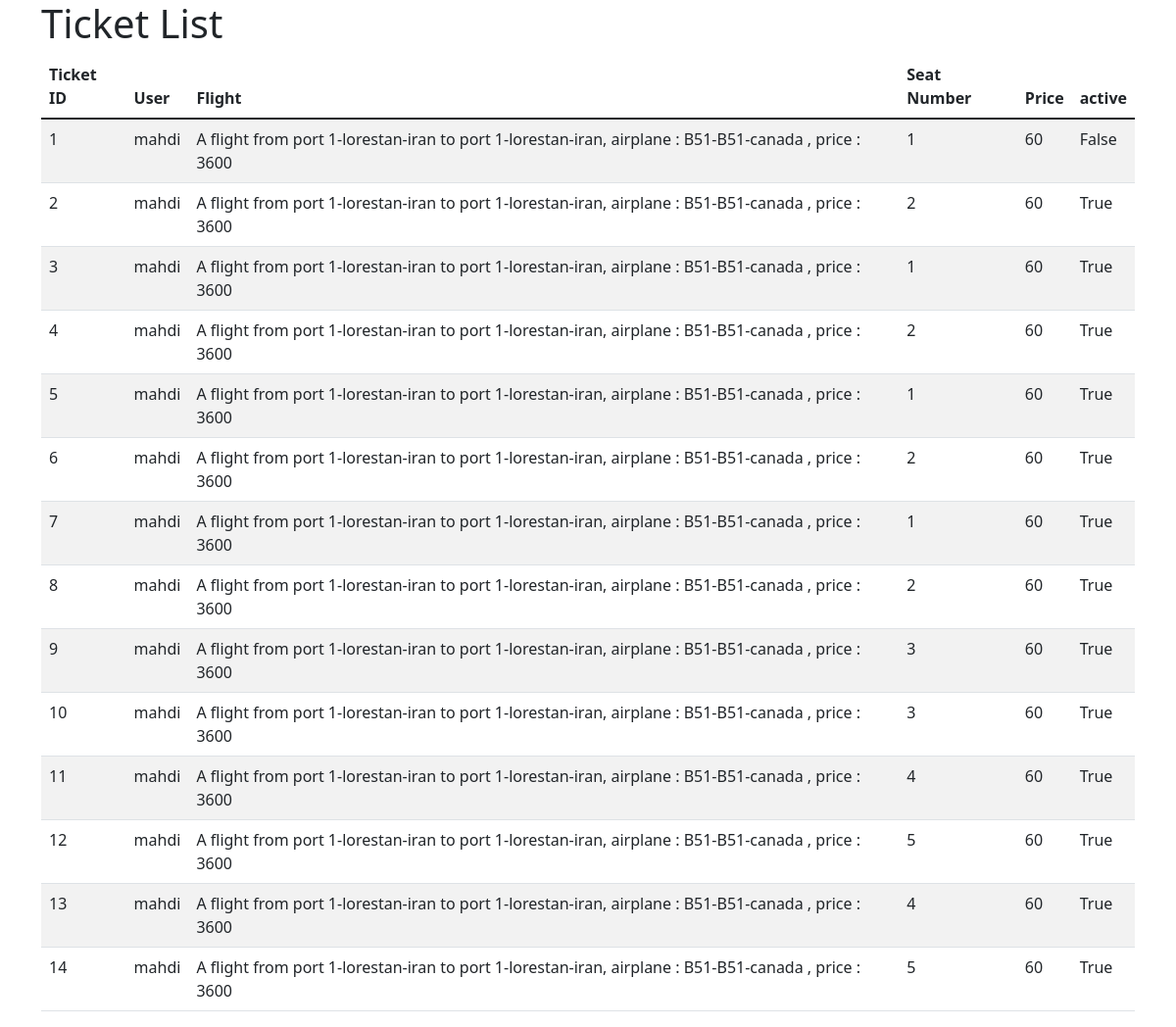
The app's page /ticket/record/ (signed in) with its own data.
### ticket/models.py (models this page shows, shortened)
class Ticket(models.Model):
    user = models.ForeignKey(MyUserModel, on_delete=models.CASCADE, related_name="tickets")
    flight = models.ForeignKey(Flight, on_delete=models.CASCADE, related_name="tickets")
    seat_number = models.PositiveIntegerField(validators=[MinValueValidator(1), MaxValueValidator(100)], null=False,
                                              blank=False)
    price = models.PositiveIntegerField(validators=[MinValueValidator(0), MaxValueValidator(999999999)], null=True,
                                        blank=True)
    unique_id = models.CharField(max_length=100, default='', blank=True, null=True)
    active = models.BooleanField(default=True, verbose_name="being status : ")
    tickets = TicketManger()
    objects = models.Manager()

### user/models.py (models this page shows)
class MyUserModel(AbstractUser):
    full_name = models.CharField(max_length=200, default="")
    username = models.CharField(max_length=100, default="")
    email = models.EmailField(unique=True, default="")
    phone = models.CharField(max_length=200, default="")
    gender = models.CharField(max_length=100, choices=Gender)
    role = models.CharField(max_length=10, default="normal")
    otp = models.CharField(max_length=10, null=True, blank=True, default="")
    charge = models.PositiveIntegerField(default=0 , validators=[MinValueValidator(0), MaxValueValidator(999999999)])
    USERNAME_FIELD = 'email'
    REQUIRED_FIELDS = ['username']
    def __str__(self):
        return self.username

### flight/models.py (models this page shows, shortened)
class Flight(models.Model):
    origin = models.ForeignKey(Airport, on_delete=models.CASCADE, related_name="departures")
    destination = models.ForeignKey(Airport, on_delete=models.CASCADE, related_name="arrivals")
    departure = models.DateTimeField(default=datetime.now)
    arrival = models.DateTimeField(default=datetime.now)
    price = models.PositiveIntegerField(default=0, blank=False)
    cost_of_cancel = models.PositiveIntegerField(default=0, blank=True,
                                                 validators=[MinValueValidator(0), MaxValueValidator(100)])
    airplane = models.ForeignKey('Airplane', on_delete=models.SET_NULL, null=True, related_name="flights", blank=True)
    unique_id = models.CharField(max_length=200, default=f"", blank=True)
    capacity = models.PositiveIntegerField(default=40, validators=[MinValueValidator(1), MaxValueValidator(100)])
    count_of_reserved = models.PositiveIntegerField(default=0)
    flights = FlightManger()
    objects = models.Manager()
    def __str__(self):
        return f"A flight from {self.origin} to {self.destination},  airplane : {self.airplane} , price : {self.price}"

class Airport(models.Model):
    name = models.CharField(max_length=55, default="")
    country = models.CharField(max_length=50, choices=formatted_countries, default='')
    city = models.CharField(max_length=30, default='')
    objects = models.Manager()
    airports = AirPortManger()
    def __str__(self):
        return f"{self.name}-{self.city}-{self.country}"

class Airplane(models.Model):
    brand = models.CharField(max_length=50, default='')
    model = models.CharField(max_length=50, default="")
    company_name = models.CharField(max_length=60, default="")
    capacity = models.PositiveIntegerField(default=40, validators=[MinValueValidator(1), MaxValueValidator(100)])
    airplans = AirplaneManger()
    objects = models.Manager()
    def __str__(self):
        return f"{self.brand}-{self.model}-{self.company_name}"

### ticket/views.py (the view)
# urls.py: path("record/", list_record_of_tickets, name="record_of_tickets")
def list_record_of_tickets(request):
    requested_user = request.user.id
    tickets = Ticket.objects.filter(Q(user=requested_user))
    context = {'tickets': tickets}
    return render(request, 'tickets/ticket_record.html', context)

### templates/tickets/ticket_record.html (shortened to what this page needs)
<!DOCTYPE html>
<html lang="en">
<head>
    <link href="https://cdn.jsdelivr.net/npm/bootstrap@5.1.3/dist/css/bootstrap.min.css" rel="stylesheet"
>
</head>
<body>
<div class="container">
    <h1>Ticket List</h1>
    <table class="table table-striped">
        <thead>
        <tr>
            <th>Ticket ID</th>
            <th>User</th>
            <th>Flight</th>
            <th>Seat Number</th>
            <th>Price</th>
            <th>active</th>
        </tr>
        </thead>
        <tbody>
        {% for ticket in tickets %}
            <tr>
                <td>{{ ticket.id }}</td>
                <td>{{ ticket.user }}</td>
                <td>{{ ticket.flight }}</td>
                <td>{{ ticket.seat_number }}</td>
                <td>{{ ticket.price }}</td>
                <td>{{ ticket.active }}</td>
            </tr>
        {% endfor %}
        </tbody>
    </table>
</div>
</body>

### records on screen
Ticket: id "1", user "mahdi", flight "A flight from port 1-lorestan-iran to port 1-lorestan-iran, airplane : B51-B51-canada , price : 3600", seat_number "1", price "60", active "False"
Ticket: id "2", user "mahdi", flight "A flight from port 1-lorestan-iran to port 1-lorestan-iran, airplane : B51-B51-canada , price : 3600", seat_number "2", price "60", active "True"
Ticket: id "3", user "mahdi", flight "A flight from port 1-lorestan-iran to port 1-lorestan-iran, airplane : B51-B51-canada , price : 3600", seat_number "1", price "60", active "True"
Ticket: id "4", user "mahdi", flight "A flight from port 1-lorestan-iran to port 1-lorestan-iran, airplane : B51-B51-canada , price : 3600", seat_number "2", price "60", active "True"
Ticket: id "5", user "mahdi", flight "A flight from port 1-lorestan-iran to port 1-lorestan-iran, airplane : B51-B51-canada , price : 3600", seat_number "1", price "60", active "True"
Ticket: id "6", user "mahdi", flight "A flight from port 1-lorestan-iran to port 1-lorestan-iran, airplane : B51-B51-canada , price : 3600", seat_number "2", price "60", active "True"
Ticket: id "7", user "mahdi", flight "A flight from port 1-lorestan-iran to port 1-lorestan-iran, airplane : B51-B51-canada , price : 3600", seat_number "1", price "60", active "True"
Ticket: id "8", user "mahdi", flight "A flight from port 1-lorestan-iran to port 1-lorestan-iran, airplane : B51-B51-canada , price : 3600", seat_number "2", price "60", active "True"
Ticket: id "9", user "mahdi", flight "A flight from port 1-lorestan-iran to port 1-lorestan-iran, airplane : B51-B51-canada , price : 3600", seat_number "3", price "60", active "True"
Ticket: id "10", user "mahdi", flight "A flight from port 1-lorestan-iran to port 1-lorestan-iran, airplane : B51-B51-canada , price : 3600", seat_number "3", price "60", active "True"
Ticket: id "11", user "mahdi", flight "A flight from port 1-lorestan-iran to port 1-lorestan-iran, airplane : B51-B51-canada , price : 3600", seat_number "4", price "60", active "True"
Ticket: id "12", user "mahdi", flight "A flight from port 1-lorestan-iran to port 1-lorestan-iran, airplane : B51-B51-canada , price : 3600", seat_number "5", price "60", active "True"
Ticket: id "13", user "mahdi", flight "A flight from port 1-lorestan-iran to port 1-lorestan-iran, airplane : B51-B51-canada , price : 3600", seat_number "4", price "60", active "True"
Ticket: id "14", user "mahdi", flight "A flight from port 1-lorestan-iran to port 1-lorestan-iran, airplane : B51-B51-canada , price : 3600", seat_number "5", price "60", active "True"
